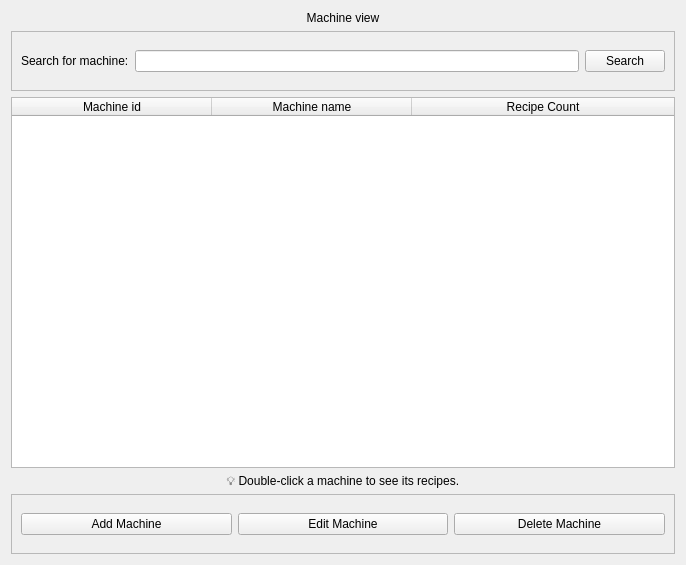
<?xml version="1.0" encoding="UTF-8"?>
<ui version="4.0">
 <class>pageMachine</class>
 <widget class="QWidget" name="pageMachine">
  <property name="geometry">
   <rect>
    <x>0</x>
    <y>0</y>
    <width>682</width>
    <height>565</height>
   </rect>
  </property>
  <property name="windowTitle">
   <string>Form</string>
  </property>
  <layout class="QVBoxLayout" name="verticalLayout">
   <item>
    <widget class="QLabel" name="lblTitle">
     <property name="text">
      <string>Machine view</string>
     </property>
     <property name="alignment">
      <set>Qt::AlignmentFlag::AlignCenter</set>
     </property>
    </widget>
   </item>
   <item>
    <widget class="QFrame" name="frame_search">
     <property name="minimumSize">
      <size>
       <width>0</width>
       <height>60</height>
      </size>
     </property>
     <property name="frameShape">
      <enum>QFrame::Shape::StyledPanel</enum>
     </property>
     <property name="frameShadow">
      <enum>QFrame::Shadow::Raised</enum>
     </property>
     <layout class="QHBoxLayout" name="horizontalLayout">
      <item>
       <widget class="QLabel" name="lblSearch">
        <property name="text">
         <string>Search for machine:</string>
        </property>
       </widget>
      </item>
      <item>
       <widget class="QLineEdit" name="le_machine"/>
      </item>
      <item>
       <widget class="QPushButton" name="btn_search_machine">
        <property name="text">
         <string>Search</string>
        </property>
        <property name="icon">
         <iconset>
          <normaloff>../assets/icons/search.svg</normaloff>../assets/icons/search.svg</iconset>
        </property>
       </widget>
      </item>
     </layout>
    </widget>
   </item>
   <item>
    <widget class="QTableWidget" name="tableMachines">
     <property name="minimumSize">
      <size>
       <width>664</width>
       <height>0</height>
      </size>
     </property>
     <property name="editTriggers">
      <set>QAbstractItemView::EditTrigger::NoEditTriggers</set>
     </property>
     <property name="selectionMode">
      <enum>QAbstractItemView::SelectionMode::SingleSelection</enum>
     </property>
     <property name="selectionBehavior">
      <enum>QAbstractItemView::SelectionBehavior::SelectRows</enum>
     </property>
     <attribute name="horizontalHeaderCascadingSectionResizes">
      <bool>false</bool>
     </attribute>
     <attribute name="horizontalHeaderDefaultSectionSize">
      <number>200</number>
     </attribute>
     <attribute name="horizontalHeaderStretchLastSection">
      <bool>true</bool>
     </attribute>
     <attribute name="verticalHeaderStretchLastSection">
      <bool>false</bool>
     </attribute>
     <column>
      <property name="text">
       <string>Machine id</string>
      </property>
     </column>
     <column>
      <property name="text">
       <string>Machine name</string>
      </property>
     </column>
     <column>
      <property name="text">
       <string>Recipe Count</string>
      </property>
     </column>
    </widget>
   </item>
   <item>
    <widget class="QLabel" name="lblHint">
     <property name="text">
      <string>💡 Double-click a machine to see its recipes.</string>
     </property>
     <property name="alignment">
      <set>Qt::AlignmentFlag::AlignCenter</set>
     </property>
    </widget>
   </item>
   <item>
    <widget class="QFrame" name="frame_buttons">
     <property name="minimumSize">
      <size>
       <width>0</width>
       <height>60</height>
      </size>
     </property>
     <property name="frameShape">
      <enum>QFrame::Shape::StyledPanel</enum>
     </property>
     <property name="frameShadow">
      <enum>QFrame::Shadow::Raised</enum>
     </property>
     <layout class="QHBoxLayout" name="horizontalLayout_2">
      <item>
       <widget class="QPushButton" name="btn_addMachine">
        <property name="text">
         <string>Add Machine</string>
        </property>
        <property name="icon">
         <iconset>
          <normaloff>../assets/icons/add.svg</normaloff>../assets/icons/add.svg</iconset>
        </property>
       </widget>
      </item>
      <item>
       <widget class="QPushButton" name="btn_editMachine">
        <property name="text">
         <string>Edit Machine</string>
        </property>
        <property name="icon">
         <iconset>
          <normaloff>../assets/icons/edit.svg</normaloff>../assets/icons/edit.svg</iconset>
        </property>
       </widget>
      </item>
      <item>
       <widget class="QPushButton" name="btn_deleteMachine">
        <property name="text">
         <string>Delete Machine</string>
        </property>
        <property name="icon">
         <iconset>
          <normaloff>../assets/icons/delete.svg</normaloff>../assets/icons/delete.svg</iconset>
        </property>
       </widget>
      </item>
     </layout>
    </widget>
   </item>
  </layout>
 </widget>
 <resources/>
 <connections/>
</ui>
